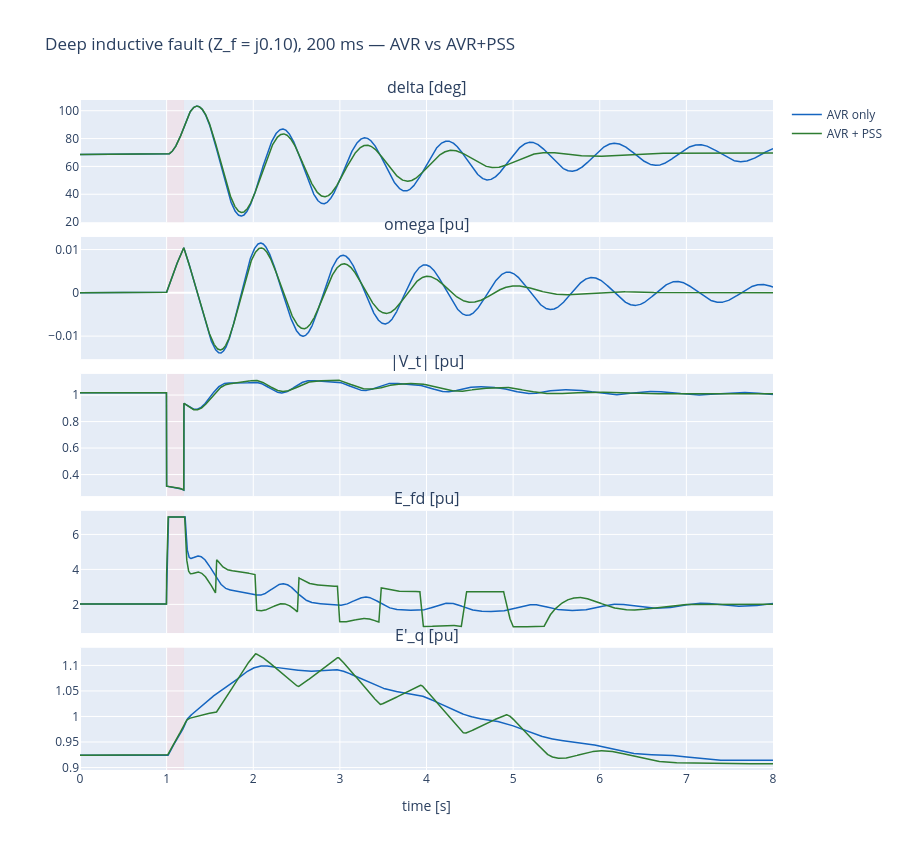

Notebook code cell kept with this figure:
### Markdown cell above
## 9. Headline plot 3 — PSS damping on the canonical 200 ms deep fault

Same disturbance as Phase 2.1 ($Z_f = j0.10$ pu, $t_{clear}=200$ ms),
run with AVR alone vs AVR + PSS.  Watch the rotor angle settle:

- **AVR alone**: rotor angle decays with the natural electromechanical
  damping (D=3 plus rotor flux) — still ~28° peak-to-peak in the
  4-8 s window.
- **AVR + PSS**: the PSS adds active damping torque at the swing
  frequency; late-window oscillation drops to ~13° peak-to-peak.

### Code cell
f200 = three_phase_fault_schedule(1.0, 1.20, 0+0.10j)

g1 = GENROU(D=3.0); a1 = ST1A()
r_avr = run_smib_genrou_avr(g1, a1, n, t_end=8.0, h=2e-3,
                            scenarios=[f200], init_V=V1, init_S=S)
g2 = GENROU(D=3.0); a2 = ST1A(); p2 = PSS1A()
r_pss = run_smib_genrou_avr_pss(g2, a2, p2, n, t_end=8.0, h=2e-3,
                                 scenarios=[f200], init_V=V1, init_S=S)

panels = [
    ('delta [deg]',  lambda r: np.degrees(r.traces['delta'])),
    ('omega [pu]',   lambda r: r.traces['omega']),
    ('|V_t| [pu]',   lambda r: r.traces['|V|']),
    ('E_fd [pu]',    lambda r: r.traces['Efd']),
    ("E'_q [pu]",    lambda r: r.traces['Eqp']),
]
fig = make_subplots(rows=len(panels), cols=1, shared_xaxes=True,
                    vertical_spacing=0.022,
                    subplot_titles=[p[0] for p in panels])
for i, (lbl, fn) in enumerate(panels, start=1):
    fig.add_trace(go.Scatter(x=r_avr.t, y=fn(r_avr), name='AVR only',
                             line=dict(color='#1565C0', width=1.5),
                             showlegend=(i==1)), row=i, col=1)
    fig.add_trace(go.Scatter(x=r_pss.t, y=fn(r_pss), name='AVR + PSS',
                             line=dict(color='#2E7D32', width=1.5),
                             showlegend=(i==1)), row=i, col=1)
    fig.add_vrect(x0=1.0, x1=1.20, fillcolor='#FFCDD2', opacity=0.3,
                  layer='below', line_width=0, row=i, col=1)
fig.update_xaxes(title_text='time [s]', row=len(panels), col=1)
fig.update_layout(height=170*len(panels), width=900,
                  title='Deep inductive fault (Z_f = j0.10), 200 ms — AVR vs AVR+PSS')
fig.show()

# Damping headlines
def pp_late(res):
    d = np.degrees(res.traces['delta'])
    late = d[int(res.t.searchsorted(4.0)):]
    return float(late.max() - late.min())
print(f'Late-window (4-8 s) rotor angle peak-to-peak:')
print(f'  AVR only : {pp_late(r_avr):>6.2f}°')
print(f'  AVR + PSS: {pp_late(r_pss):>6.2f}°  ({(1 - pp_late(r_pss)/pp_late(r_avr))*100:.1f}% reduction)')
print(f'Peak rotor angle:')
print(f'  AVR only : {np.degrees(r_avr.traces["delta"]).max():>6.2f}°')
print(f'  AVR + PSS: {np.degrees(r_pss.traces["delta"]).max():>6.2f}°')
print(f'Mean corrector iters/step (AVR+PSS): {r_pss.info["mean_iters"]:.2f}')

### Figure 1 — Plotly figure (JSON) as saved in the notebook; plotly's stock layout.template omitted (floating-point values rounded to 4 significant figures; data arrays with more than 128 entries replaced by an {"elided": "..."} marker saying what was removed)
{"data": [{"line": {"color": "#1565C0", "width": 1.5}, "name": "AVR only", "showlegend": true, "type": "scatter", "x": {"elided": "4001 float values"}, "xaxis": "x", "y": {"elided": "4001 float values"}, "yaxis": "y"}, {"line": {"color": "#2E7D32", "width": 1.5}, "name": "AVR + PSS", "showlegend": true, "type": "scatter", "x": {"elided": "4001 float values"}, "xaxis": "x", "y": {"elided": "4001 float values"}, "yaxis": "y"}, {"line": {"color": "#1565C0", "width": 1.5}, "name": "AVR only", "showlegend": false, "type": "scatter", "x": {"elided": "4001 float values"}, "xaxis": "x2", "y": {"elided": "4001 float values"}, "yaxis": "y2"}, {"line": {"color": "#2E7D32", "width": 1.5}, "name": "AVR + PSS", "showlegend": false, "type": "scatter", "x": {"elided": "4001 float values"}, "xaxis": "x2", "y": {"elided": "4001 float values"}, "yaxis": "y2"}, {"line": {"color": "#1565C0", "width": 1.5}, "name": "AVR only", "showlegend": false, "type": "scatter", "x": {"elided": "4001 float values"}, "xaxis": "x3", "y": {"elided": "4001 float values"}, "yaxis": "y3"}, {"line": {"color": "#2E7D32", "width": 1.5}, "name": "AVR + PSS", "showlegend": false, "type": "scatter", "x": {"elided": "4001 float values"}, "xaxis": "x3", "y": {"elided": "4001 float values"}, "yaxis": "y3"}, {"line": {"color": "#1565C0", "width": 1.5}, "name": "AVR only", "showlegend": false, "type": "scatter", "x": {"elided": "4001 float values"}, "xaxis": "x4", "y": {"elided": "4001 float values"}, "yaxis": "y4"}, {"line": {"color": "#2E7D32", "width": 1.5}, "name": "AVR + PSS", "showlegend": false, "type": "scatter", "x": {"elided": "4001 float values"}, "xaxis": "x4", "y": {"elided": "4001 float values"}, "yaxis": "y4"}, {"line": {"color": "#1565C0", "width": 1.5}, "name": "AVR only", "showlegend": false, "type": "scatter", "x": {"elided": "4001 float values"}, "xaxis": "x5", "y": {"elided": "4001 float values"}, "yaxis": "y5"}, {"line": {"color": "#2E7D32", "width": 1.5}, "name": "AVR + PSS", "showlegend": false, "type": "scatter", "x": {"elided": "4001 float values"}, "xaxis": "x5", "y": {"elided": "4001 float values"}, "yaxis": "y5"}], "layout": {"annotations": [{"font": {"size": 16}, "showarrow": false, "text": "delta [deg]", "x": 0.5, "xanchor": "center", "xref": "paper", "y": 1.0, "yanchor": "bottom", "yref": "paper"}, {"font": {"size": 16}, "showarrow": false, "text": "omega [pu]", "x": 0.5, "xanchor": "center", "xref": "paper", "y": 0.7956, "yanchor": "bottom", "yref": "paper"}, {"font": {"size": 16}, "showarrow": false, "text": "|V_t| [pu]", "x": 0.5, "xanchor": "center", "xref": "paper", "y": 0.5912, "yanchor": "bottom", "yref": "paper"}, {"font": {"size": 16}, "showarrow": false, "text": "E_fd [pu]", "x": 0.5, "xanchor": "center", "xref": "paper", "y": 0.3868, "yanchor": "bottom", "yref": "paper"}, {"font": {"size": 16}, "showarrow": false, "text": "E'_q [pu]", "x": 0.5, "xanchor": "center", "xref": "paper", "y": 0.1824, "yanchor": "bottom", "yref": "paper"}], "height": 850, "shapes": [{"fillcolor": "#FFCDD2", "layer": "below", "line": {"width": 0}, "opacity": 0.3, "type": "rect", "x0": 1.0, "x1": 1.2, "xref": "x", "y0": 0, "y1": 1, "yref": "y domain"}, {"fillcolor": "#FFCDD2", "layer": "below", "line": {"width": 0}, "opacity": 0.3, "type": "rect", "x0": 1.0, "x1": 1.2, "xref": "x2", "y0": 0, "y1": 1, "yref": "y2 domain"}, {"fillcolor": "#FFCDD2", "layer": "below", "line": {"width": 0}, "opacity": 0.3, "type": "rect", "x0": 1.0, "x1": 1.2, "xref": "x3", "y0": 0, "y1": 1, "yref": "y3 domain"}, {"fillcolor": "#FFCDD2", "layer": "below", "line": {"width": 0}, "opacity": 0.3, "type": "rect", "x0": 1.0, "x1": 1.2, "xref": "x4", "y0": 0, "y1": 1, "yref": "y4 domain"}, {"fillcolor": "#FFCDD2", "layer": "below", "line": {"width": 0}, "opacity": 0.3, "type": "rect", "x0": 1.0, "x1": 1.2, "xref": "x5", "y0": 0, "y1": 1, "yref": "y5 domain"}], "title": {"text": "Deep inductive fault (Z_f = j0.10), 200 ms — AVR vs AVR+PSS"}, "width": 900, "xaxis": {"anchor": "y", "domain": [0.0, 1.0], "matches": "x5", "showticklabels": false}, "xaxis2": {"anchor": "y2", "domain": [0.0, 1.0], "matches": "x5", "showticklabels": false}, "xaxis3": {"anchor": "y3", "domain": [0.0, 1.0], "matches": "x5", "showticklabels": false}, "xaxis4": {"anchor": "y4", "domain": [0.0, 1.0], "matches": "x5", "showticklabels": false}, "xaxis5": {"anchor": "y5", "domain": [0.0, 1.0], "title": {"text": "time [s]"}}, "yaxis": {"anchor": "x", "domain": [0.8176, 1.0]}, "yaxis2": {"anchor": "x2", "domain": [0.6132, 0.7956]}, "yaxis3": {"anchor": "x3", "domain": [0.4088, 0.5912]}, "yaxis4": {"anchor": "x4", "domain": [0.2044, 0.3868]}, "yaxis5": {"anchor": "x5", "domain": [0.0, 0.1824]}}}
